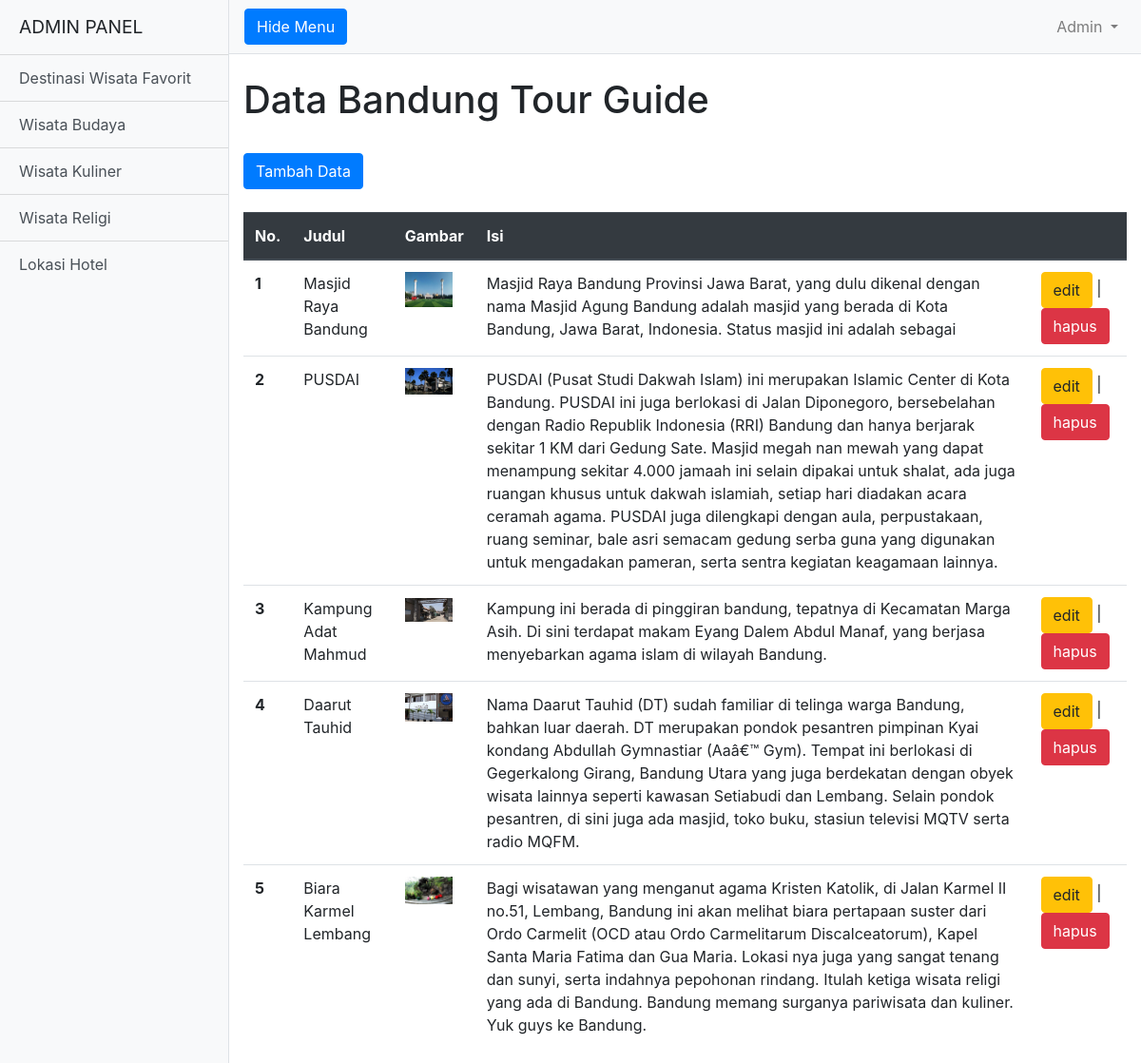
/admin/religi/religi.php, run on the app's committed database.
### tables this page shows
CREATE TABLE `religi` (
  `id` int(11) NOT NULL,
  `judul` varchar(225) NOT NULL,
  `gambar` varchar(255) NOT NULL,
  `isi` varchar(1000) NOT NULL
);

### admin/religi/func.php (called while the page is built, shortened)
<?php
require_once "../../functions/db.php";
function query($query)
{
    global $link;
    $result = mysqli_query($link, $query);
    $rows = [];
    while ($row  = mysqli_fetch_assoc($result)) {
        $rows[] = $row;
    }
    return $rows;
}

### admin/religi/religi.php (the view)
<?php require_once "view/header.php"; ?>
<?php require_once 'func.php'; ?>
<div class="d-flex" id="wrapper">
  <?php require_once "sidebar.php";
  require_once "view/nav.php";
  require_once "func.php";
  $religi = query("SELECT * FROM religi");
  ?>
  <div class="container-fluid">
    <h1 class="mt-4">Data Bandung Tour Guide</h1><br>
    <a href="add.php" class="btn btn-primary">Tambah Data</a>
    <br><br>
    <table class="table">
      <thead class="thead-dark">
        <tr>
          <th scope="col">No.</th>
          <th scope="col">Judul</th>
          <th scope="col">Gambar</th>
          <th scope="col">Isi</th>
          <th scope="col"></th>
        </tr>
      </thead>
      <tbody>
        <?php $i = 1; ?>
        <?php foreach ($religi as $row) : ?>
          <tr>
            <th scope="row"><?= $i; ?></th>
            <td><?= $row['judul']; ?></td>
            <td><img src="img/<?= $row['gambar']; ?>" alt="" width="50"></td>
            <td><?= $row['isi']; ?></td>
            <td>
              <a class="btn btn-warning" href="edit.php?id=<?= $row["id"]; ?>">edit</a> |
              <a class="btn btn-danger" href="delete.php?id=<?= $row["id"]; ?>" onclick="return confirm('yakin?');">hapus</a>
            </td>
          </tr>
          <? $i++; ?>
        <?php endforeach; ?>
      </tbody>
    </table>
  </div>
</div>
</div>
<?php require_once "view/footer.php"; ?>

### admin/religi/view/css/simple-sidebar.css (style rules this page uses)
body { overflow-x: hidden; }

### data on the page
religi: judul "Masjid Raya Bandung", gambar (picture), isi "Masjid Raya Bandung Provinsi Jawa Barat, yang dulu dikenal dengan nama Masjid Agung Bandung adalah masjid yang berada di Kota Bandung, Jawa Barat, Indonesia. Status masjid ini adalah sebagai"
religi: judul "PUSDAI", gambar (picture), isi "PUSDAI (Pusat Studi Dakwah Islam) ini merupakan Islamic Center di Kota Bandung. PUSDAI ini juga berlokasi di Jalan Diponegoro, bersebelahan dengan Radio Republik Indonesia (RRI) Bandung dan hanya berjarak sekitar 1 KM dari Gedung Sate. Masjid megah nan mewah yang dapat menampung sekitar 4.000 jamaah ini selain dipakai untuk shalat, ada juga ruangan khusus untuk dakwah islamiah, setiap hari diadakan acara ceramah agama. PUSDAI juga dilengkapi dengan aula, perpustakaan, ruang seminar, bale asri semacam gedung serba guna yang digunakan untuk mengadakan pameran, serta sentra kegiatan keagamaan lainnya."
religi: judul "Kampung Adat Mahmud", gambar (picture), isi "Kampung ini berada di pinggiran bandung, tepatnya di Kecamatan Marga Asih. Di sini terdapat makam Eyang Dalem Abdul Manaf, yang berjasa menyebarkan agama islam di wilayah Bandung."
religi: judul "Daarut Tauhid", gambar (picture), isi "Nama Daarut Tauhid (DT) sudah familiar di telinga warga Bandung, bahkan luar daerah. DT merupakan pondok pesantren pimpinan Kyai kondang Abdullah Gymnastiar (Aaâ€™ Gym). Tempat ini berlokasi di Gegerkalong Girang, Bandung Utara yang juga berdekatan dengan obyek wisata lainnya seperti kawasan Setiabudi dan Lembang. Selain pondok pesantren, di sini juga ada masjid, toko buku, stasiun televisi MQTV serta radio MQFM."
religi: judul "Biara Karmel Lembang", gambar (picture), isi "Bagi wisatawan yang menganut agama Kristen Katolik, di Jalan Karmel II no.51, Lembang, Bandung ini akan melihat biara pertapaan suster dari Ordo Carmelit (OCD atau Ordo Carmelitarum Discalceatorum), Kapel Santa Maria Fatima dan Gua Maria. Lokasi nya juga yang sangat tenang dan sunyi, serta indahnya pepohonan rindang. Itulah ketiga wisata religi yang ada di Bandung. Bandung memang surganya pariwisata dan kuliner. Yuk guys ke Bandung."
